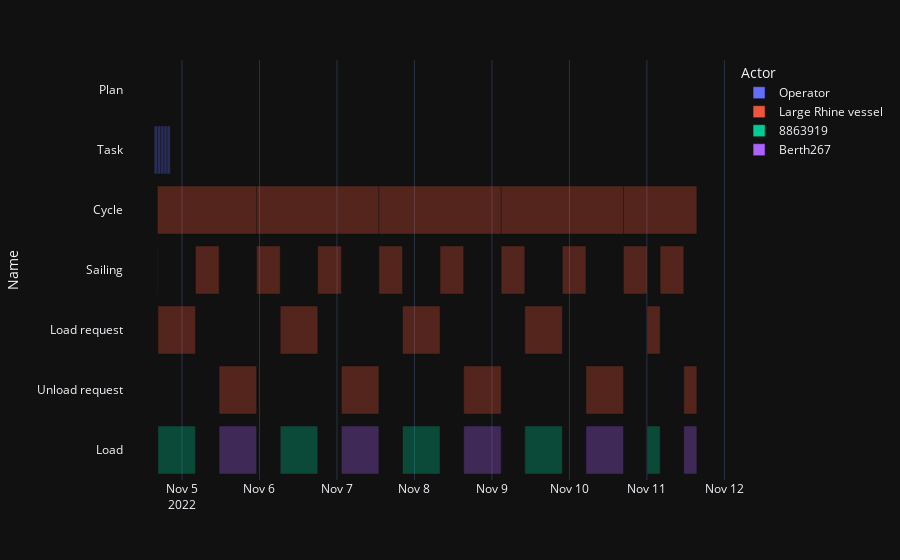

The notebook cell this image was saved under:
### Code cell
gdf = gpd.GeoDataFrame.from_features(results['log'])
fig = px.timeline(
    gdf, x_start="Start", x_end="Stop", y="Name", color="Actor", opacity=0.3,
    template="plotly_dark"
)

fig.update_yaxes(autorange="reversed")
# fig.to_plotly_json()

### Figure 1 — Plotly figure (JSON) as saved in the notebook; plotly's stock layout.template omitted (floating-point values rounded to 4 significant figures)
{"data": [{"alignmentgroup": "True", "base": ["2022-11-04 15:22:24", "2022-11-04 15:22:24", "2022-11-04 16:22:24", "2022-11-04 17:22:24", "2022-11-04 18:22:24", "2022-11-04 19:22:24"], "hovertemplate": "Actor=Operator<br>Start=%{base}<br>Stop=%{x}<br>Name=%{y}<extra></extra>", "legendgroup": "Operator", "marker": {"color": "#636efa", "opacity": 0.3}, "name": "Operator", "offsetgroup": "Operator", "orientation": "h", "showlegend": true, "textposition": "auto", "type": "bar", "x": [null, 3600000, 3600000, 3600000, 3600000, 3600000], "xaxis": "x", "y": ["Plan", "Task", "Task", "Task", "Task", "Task"], "yaxis": "y"}, {"alignmentgroup": "True", "base": ["2022-11-04 16:22:24", "2022-11-04 16:22:24", "2022-11-04 16:32:55", "2022-11-05 04:09:53", "2022-11-05 11:29:20", "2022-11-05 23:06:18", "2022-11-05 23:06:18", "2022-11-06 06:25:44", "2022-11-06 18:02:43", "2022-11-07 01:22:09", "2022-11-07 12:59:07", "2022-11-07 12:59:07", "2022-11-07 20:18:34", "2022-11-08 07:55:32", "2022-11-08 15:14:59", "2022-11-09 02:51:57", "2022-11-09 02:51:57", "2022-11-09 10:11:24", "2022-11-09 21:48:22", "2022-11-10 05:07:49", "2022-11-10 16:44:47", "2022-11-10 16:44:47", "2022-11-11 00:04:13", "2022-11-11 04:06:39", "2022-11-11 11:26:06"], "hovertemplate": "Actor=Large Rhine vessel<br>Start=%{base}<br>Stop=%{x}<br>Name=%{y}<extra></extra>", "legendgroup": "Large Rhine vessel", "marker": {"color": "#EF553B", "opacity": 0.3}, "name": "Large Rhine vessel", "offsetgroup": "Large Rhine vessel", "orientation": "h", "showlegend": true, "textposition": "auto", "type": "bar", "x": [110634000, 631000, 41818000, 26367000, 41818000, 136369000, 26366000, 41819000, 26366000, 41818000, 136370000, 26367000, 41818000, 26367000, 41818000, 136370000, 26367000, 41818000, 26367000, 41818000, 81824000, 26366000, 14546000, 26367000, 14545000], "xaxis": "x", "y": ["Cycle", "Sailing", "Load request", "Sailing", "Unload request", "Cycle", "Sailing", "Load request", "Sailing", "Unload request", "Cycle", "Sailing", "Load request", "Sailing", "Unload request", "Cycle", "Sailing", "Load request", "Sailing", "Unload request", "Cycle", "Sailing", "Load request", "Sailing", "Unload request"], "yaxis": "y"}, {"alignmentgroup": "True", "base": ["2022-11-04 16:32:55", "2022-11-06 06:25:44", "2022-11-07 20:18:34", "2022-11-09 10:11:24", "2022-11-11 00:04:13"], "hovertemplate": "Actor=8863919<br>Start=%{base}<br>Stop=%{x}<br>Name=%{y}<extra></extra>", "legendgroup": "8863919", "marker": {"color": "#00cc96", "opacity": 0.3}, "name": "8863919", "offsetgroup": "8863919", "orientation": "h", "showlegend": true, "textposition": "auto", "type": "bar", "x": [41818000, 41819000, 41818000, 41818000, 14546000], "xaxis": "x", "y": ["Load", "Load", "Load", "Load", "Load"], "yaxis": "y"}, {"alignmentgroup": "True", "base": ["2022-11-05 11:29:20", "2022-11-07 01:22:09", "2022-11-08 15:14:59", "2022-11-10 05:07:49", "2022-11-11 11:26:06"], "hovertemplate": "Actor=Berth267<br>Start=%{base}<br>Stop=%{x}<br>Name=%{y}<extra></extra>", "legendgroup": "Berth267", "marker": {"color": "#ab63fa", "opacity": 0.3}, "name": "Berth267", "offsetgroup": "Berth267", "orientation": "h", "showlegend": true, "textposition": "auto", "type": "bar", "x": [41818000, 41818000, 41818000, 41818000, 14545000], "xaxis": "x", "y": ["Load", "Load", "Load", "Load", "Load"], "yaxis": "y"}], "layout": {"barmode": "overlay", "legend": {"title": {"text": "Actor"}, "tracegroupgap": 0}, "margin": {"t": 60}, "xaxis": {"anchor": "y", "domain": [0, 1], "type": "date"}, "yaxis": {"anchor": "x", "autorange": "reversed", "domain": [0, 1], "title": {"text": "Name"}}}}
